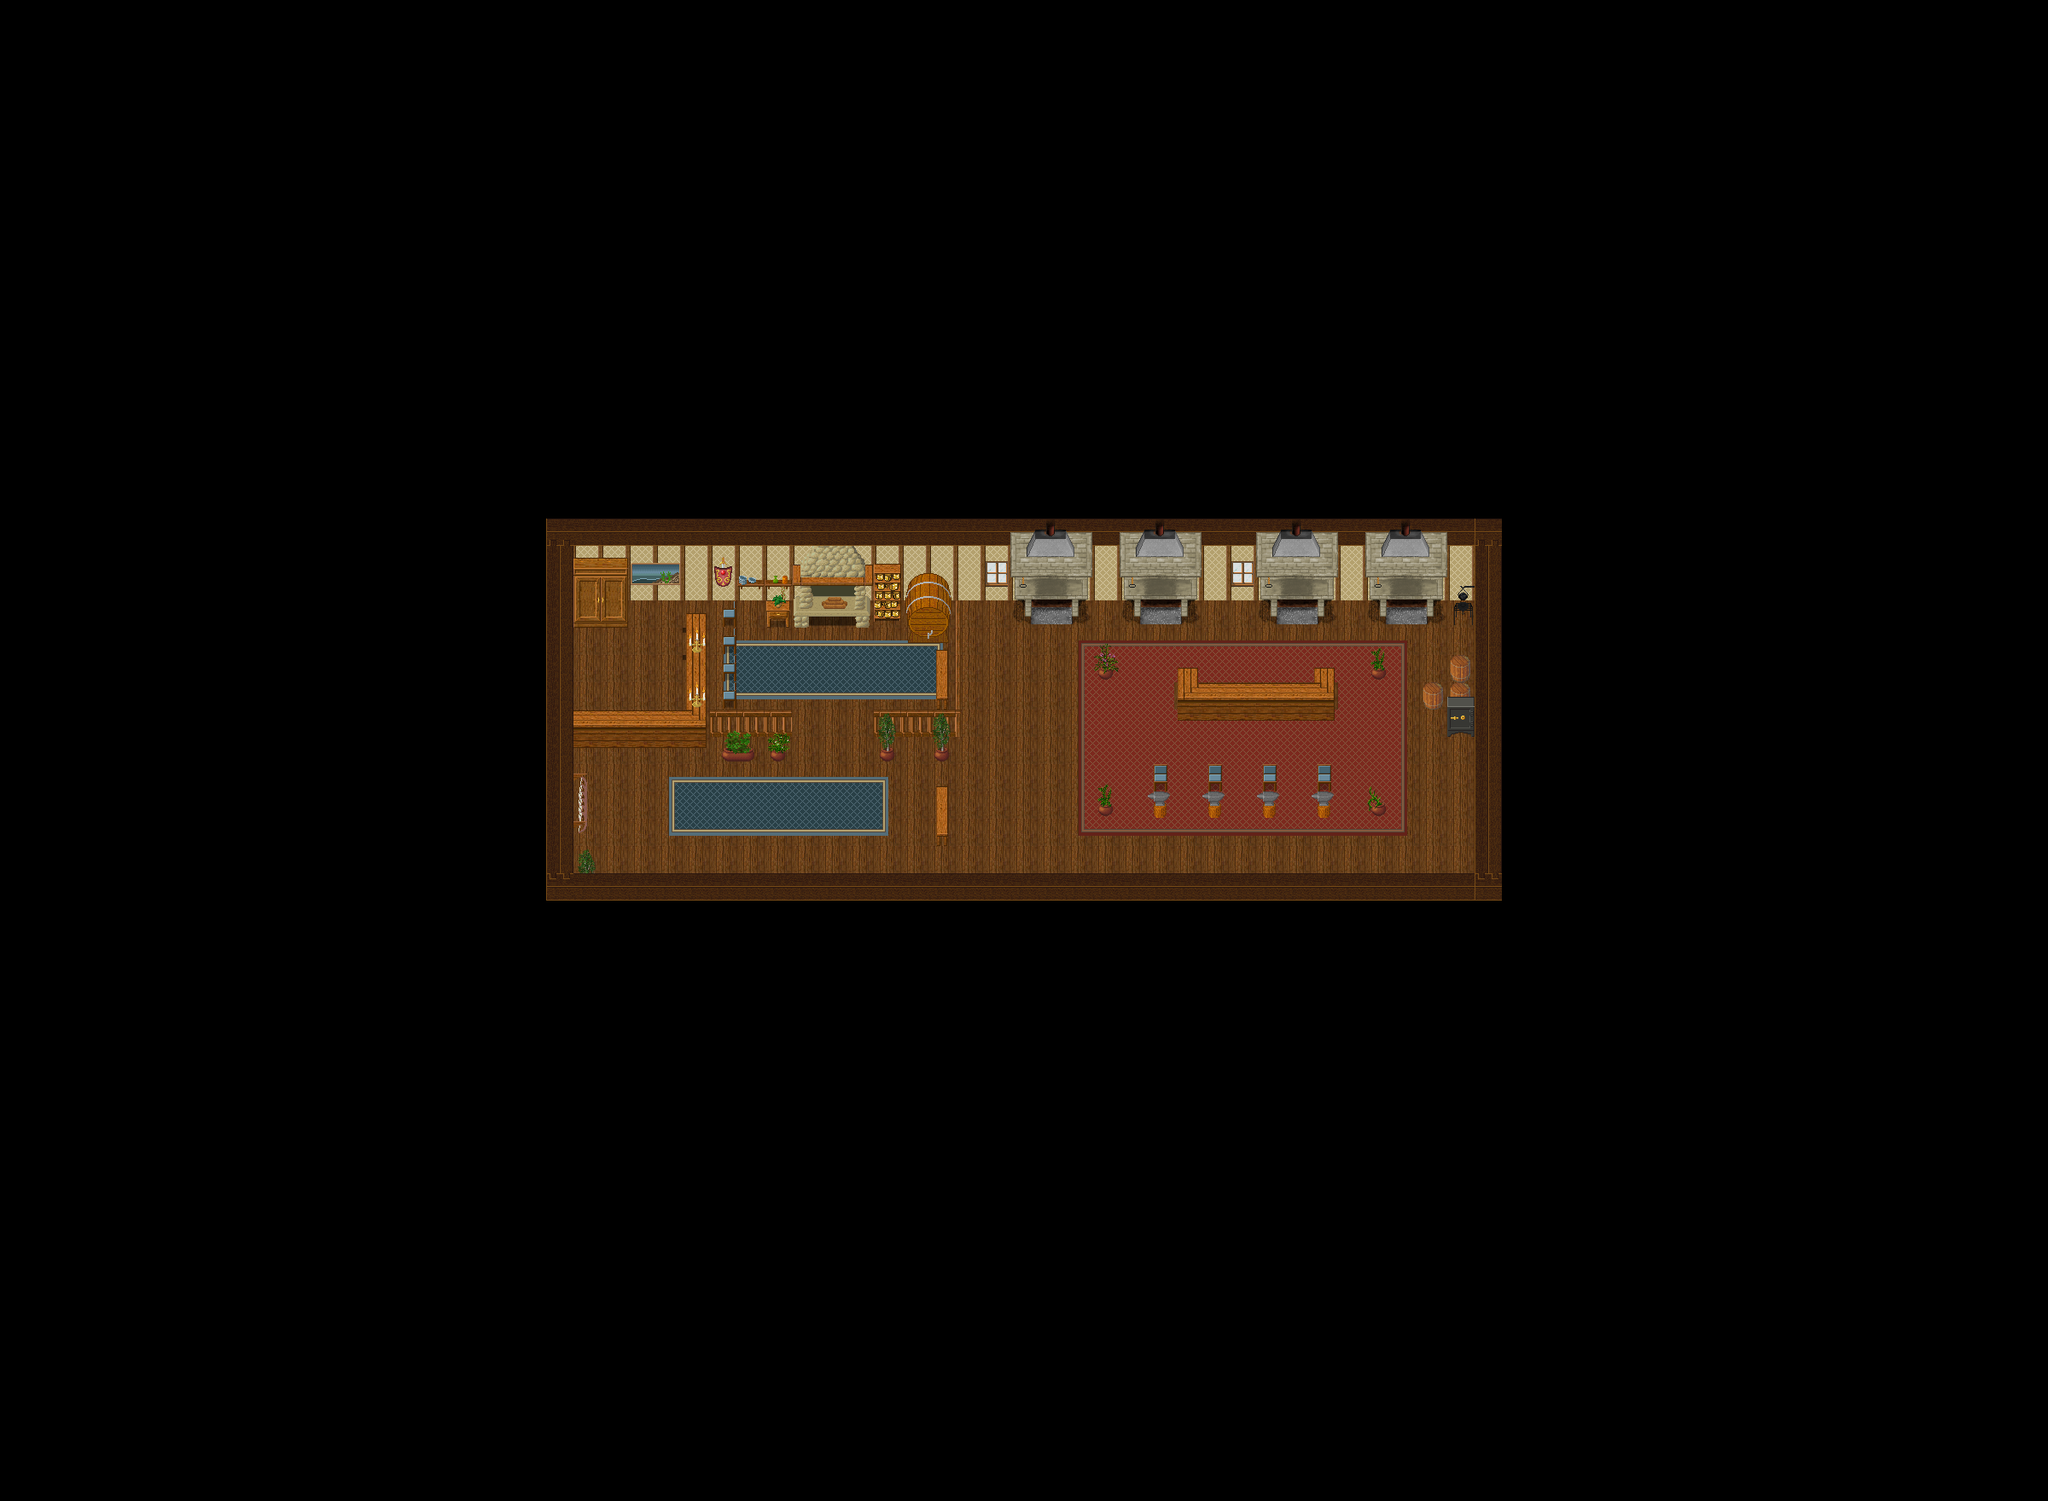

Tiled map render using the project's own tile images. Description and the map definition, with tile-layer contents summarised, below:
An orthogonal 75x55 tile map with 32x32 px tiles, 5 tile layers (ground, ground2, fringe, Over, ...), 2 hidden layers not drawn, 6 tilesets and 3 objects (2x fixme, warp).

<map version="1.4" tiledversion="1.4.1" orientation="orthogonal" renderorder="right-down" width="75" height="55" tilewidth="32" tileheight="32" infinite="0" nextlayerid="9" nextobjectid="21">
 <properties>
  <property name="background0image" value="graphics/images/spit23loginwallpaper_800x600.png" />
  <property name="license" value="GPL v2+" />
  <property name="manaplus version" value="2" />
  <property name="minimap" value="graphics/minimaps/017-5.png" />
  <property name="music" value="peace2.ogg" />
  <property name="name" value="LoF Weapon Smith &amp; Shop" />
 </properties>
 <tileset firstgid="1" name="colision" tilewidth="32" tileheight="32" tilecount="9" columns="3">
  <image source="../graphics/tilesets/collision.png" width="96" height="96" />
 </tileset>
 <tileset firstgid="10" name="in" tilewidth="32" tileheight="32" tilecount="256" columns="16">
  <image source="../graphics/tilesets/lof/woodland_indoor.png" width="512" height="512" />
 </tileset>
 <tileset firstgid="266" name="in X3" tilewidth="32" tileheight="96" tilecount="16" columns="16">
  <image source="../graphics/tilesets/lof/woodland_indoor_x3.png" width="512" height="96" />
 </tileset>
 <tileset firstgid="282" name="pots" tilewidth="32" tileheight="64" tilecount="16" columns="16">
  <image source="../graphics/tilesets/pots_x2.png" width="512" height="64" />
 </tileset>
 <tileset firstgid="298" name="Christmas" tilewidth="32" tileheight="32" tilecount="304" columns="16">
  <image source="../graphics/tilesets/christmas.png" width="512" height="608" />
 </tileset>
 <tileset firstgid="602" name="forge_x4" tilewidth="32" tileheight="128" tilecount="3" columns="3">
  <image source="../graphics/tilesets/forge_x4.png" width="96" height="128" />
 </tileset>
 <layer id="1" name="ground" width="75" height="55">
  <data>[4125 cells, 4125 non-empty, 14 distinct tile ids]</data>
 </layer>
 <layer id="2" name="ground2" width="75" height="55">
  <data>[4125 cells, 129 non-empty, 19 distinct tile ids]</data>
 </layer>
 <layer id="3" name="fringe" width="75" height="55">
  <data>[4125 cells, 67 non-empty, 35 distinct tile ids]</data>
 </layer>
 <layer id="4" name="Over" width="75" height="55">
  <data>[4125 cells, 170 non-empty, 21 distinct tile ids]</data>
 </layer>
 <layer id="5" name="Over 2" width="75" height="55">
  <data>[4125 cells, 2 non-empty, 1 distinct tile ids]</data>
 </layer>
 <layer id="6" name="collision" width="75" height="55" visible="0">
  <data>[4125 cells, 3796 non-empty, 1 distinct tile ids]</data>
 </layer>
 <layer id="7" name="heights" width="75" height="55" visible="0">
  <data>[4125 cells, 0 non-empty, 0 distinct tile ids]</data>
 </layer>
 <objectgroup id="8" name="Objects">
  <object id="12" name="Margin" type="fixme" x="1760" y="1120" width="640" height="640" />
  <object id="15" name="Margin" type="fixme" x="0" y="0" width="640" height="640" />
  <object id="20" name="To Land Of Fire" type="warp" x="736" y="1088" width="32" height="32">
   <properties>
    <property name="dest_map" value="017-1" />
    <property name="dest_x" value="133" />
    <property name="dest_y" value="156" />
   </properties>
  </object>
 </objectgroup>
</map>
